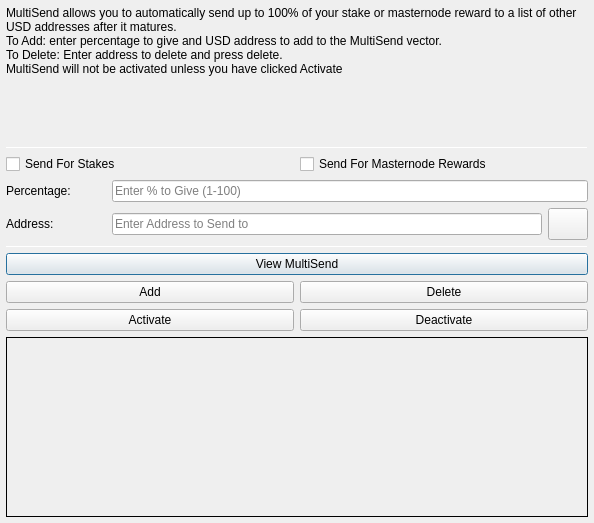
<?xml version="1.0" encoding="UTF-8"?>
<ui version="4.0">
 <class>MultiSendDialog</class>
 <widget class="QDialog" name="MultiSendDialog">
  <property name="windowModality">
   <enum>Qt::NonModal</enum>
  </property>
  <property name="geometry">
   <rect>
    <x>0</x>
    <y>0</y>
    <width>594</width>
    <height>523</height>
   </rect>
  </property>
  <property name="windowTitle">
   <string>MultiSend</string>
  </property>
  <layout class="QVBoxLayout" name="verticalLayout" stretch="0">
   <property name="leftMargin">
    <number>6</number>
   </property>
   <property name="topMargin">
    <number>6</number>
   </property>
   <property name="rightMargin">
    <number>6</number>
   </property>
   <property name="bottomMargin">
    <number>6</number>
   </property>
   <item>
    <layout class="QVBoxLayout" name="verticalLayout_Main" stretch="1,1,1,1,1,1">
     <item>
      <widget class="QLabel" name="label_2">
       <property name="lineWidth">
        <number>1</number>
       </property>
       <property name="text">
        <string>MultiSend allows you to automatically send up to 100% of your stake or masternode reward to a list of other USD addresses after it matures.
To Add: enter percentage to give and USD address to add to the MultiSend vector.
To Delete: Enter address to delete and press delete.
MultiSend will not be activated unless you have clicked Activate</string>
       </property>
       <property name="alignment">
        <set>Qt::AlignLeading|Qt::AlignLeft|Qt::AlignTop</set>
       </property>
       <property name="wordWrap">
        <bool>true</bool>
       </property>
      </widget>
     </item>
     <item>
      <widget class="Line" name="line">
       <property name="minimumSize">
        <size>
         <width>0</width>
         <height>1</height>
        </size>
       </property>
       <property name="maximumSize">
        <size>
         <width>16777215</width>
         <height>1</height>
        </size>
       </property>
       <property name="orientation">
        <enum>Qt::Horizontal</enum>
       </property>
      </widget>
     </item>
     <item>
      <layout class="QVBoxLayout" name="verticalLayout_Settings">
       <item>
        <layout class="QHBoxLayout" name="horizontalLayout">
         <item>
          <widget class="QCheckBox" name="multiSendStakeCheckBox">
           <property name="text">
            <string>Send For Stakes</string>
           </property>
          </widget>
         </item>
         <item>
          <widget class="QCheckBox" name="multiSendMasternodeCheckBox">
           <property name="text">
            <string>Send For Masternode Rewards</string>
           </property>
          </widget>
         </item>
        </layout>
       </item>
       <item>
        <layout class="QHBoxLayout" name="horizontalLayout_6">
         <item>
          <widget class="QLabel" name="label">
           <property name="minimumSize">
            <size>
             <width>100</width>
             <height>0</height>
            </size>
           </property>
           <property name="toolTip">
            <string>Percentage of stake to send</string>
           </property>
           <property name="text">
            <string>Percentage:</string>
           </property>
          </widget>
         </item>
         <item>
          <widget class="QLineEdit" name="multiSendPercentEdit">
           <property name="toolTip">
            <string>Enter whole numbers 1 - 100</string>
           </property>
           <property name="placeholderText">
            <string>Enter % to Give (1-100)</string>
           </property>
          </widget>
         </item>
        </layout>
       </item>
       <item>
        <layout class="QHBoxLayout" name="horizontalLayout_7">
         <item>
          <widget class="QLabel" name="label_5">
           <property name="minimumSize">
            <size>
             <width>100</width>
             <height>0</height>
            </size>
           </property>
           <property name="toolTip">
            <string>Address to send portion of stake to</string>
           </property>
           <property name="text">
            <string>Address:</string>
           </property>
          </widget>
         </item>
         <item>
          <widget class="QLineEdit" name="multiSendAddressEdit">
           <property name="toolTip">
            <string/>
           </property>
           <property name="placeholderText">
            <string>Enter Address to Send to</string>
           </property>
          </widget>
         </item>
         <item>
          <widget class="QPushButton" name="addressBookButton">
           <property name="maximumSize">
            <size>
             <width>16777215</width>
             <height>32</height>
            </size>
           </property>
           <property name="toolTip">
            <string>Choose an address from the address book</string>
           </property>
           <property name="text">
            <string/>
           </property>
           <property name="icon">
            <iconset resource="../unitedstatedollarcrypto.qrc">
             <normaloff>:/icons/address-book</normaloff>:/icons/address-book</iconset>
           </property>
           <property name="shortcut">
            <string>Alt+A</string>
           </property>
           <property name="autoDefault">
            <bool>false</bool>
           </property>
          </widget>
         </item>
        </layout>
       </item>
      </layout>
     </item>
     <item>
      <widget class="Line" name="line_2">
       <property name="minimumSize">
        <size>
         <width>0</width>
         <height>1</height>
        </size>
       </property>
       <property name="maximumSize">
        <size>
         <width>16777215</width>
         <height>1</height>
        </size>
       </property>
       <property name="orientation">
        <enum>Qt::Horizontal</enum>
       </property>
      </widget>
     </item>
     <item>
      <layout class="QVBoxLayout" name="verticalLayout_Buttons">
       <item>
        <layout class="QHBoxLayout" name="horizontalLayout_4">
         <item>
          <widget class="QPushButton" name="viewButton">
           <property name="toolTip">
            <string/>
           </property>
           <property name="statusTip">
            <string>View MultiSend Vector</string>
           </property>
           <property name="text">
            <string>View MultiSend</string>
           </property>
          </widget>
         </item>
        </layout>
       </item>
       <item>
        <layout class="QHBoxLayout" name="horizontalLayout_2">
         <item>
          <widget class="QPushButton" name="addButton">
           <property name="toolTip">
            <string/>
           </property>
           <property name="statusTip">
            <string>Add to MultiSend Vector</string>
           </property>
           <property name="text">
            <string>Add</string>
           </property>
          </widget>
         </item>
         <item>
          <widget class="QPushButton" name="deleteButton">
           <property name="toolTip">
            <string/>
           </property>
           <property name="statusTip">
            <string>Delete Address From MultiSend Vector</string>
           </property>
           <property name="text">
            <string>Delete</string>
           </property>
          </widget>
         </item>
        </layout>
       </item>
       <item>
        <layout class="QHBoxLayout" name="horizontalLayout_5">
         <item>
          <widget class="QPushButton" name="activateButton">
           <property name="statusTip">
            <string>Activate MultiSend</string>
           </property>
           <property name="text">
            <string>Activate</string>
           </property>
          </widget>
         </item>
         <item>
          <widget class="QPushButton" name="disableButton">
           <property name="statusTip">
            <string>Deactivate MultiSend</string>
           </property>
           <property name="text">
            <string>Deactivate</string>
           </property>
          </widget>
         </item>
        </layout>
       </item>
      </layout>
     </item>
     <item>
      <widget class="QLabel" name="message">
       <property name="minimumSize">
        <size>
         <width>0</width>
         <height>180</height>
        </size>
       </property>
       <property name="frameShape">
        <enum>QFrame::Panel</enum>
       </property>
       <property name="frameShadow">
        <enum>QFrame::Plain</enum>
       </property>
       <property name="lineWidth">
        <number>1</number>
       </property>
       <property name="midLineWidth">
        <number>1</number>
       </property>
       <property name="text">
        <string/>
       </property>
       <property name="alignment">
        <set>Qt::AlignLeading|Qt::AlignLeft|Qt::AlignTop</set>
       </property>
       <property name="wordWrap">
        <bool>true</bool>
       </property>
      </widget>
     </item>
    </layout>
   </item>
  </layout>
 </widget>
 <resources>
  <include location="../unitedstatedollarcrypto.qrc"/>
 </resources>
 <connections/>
</ui>
